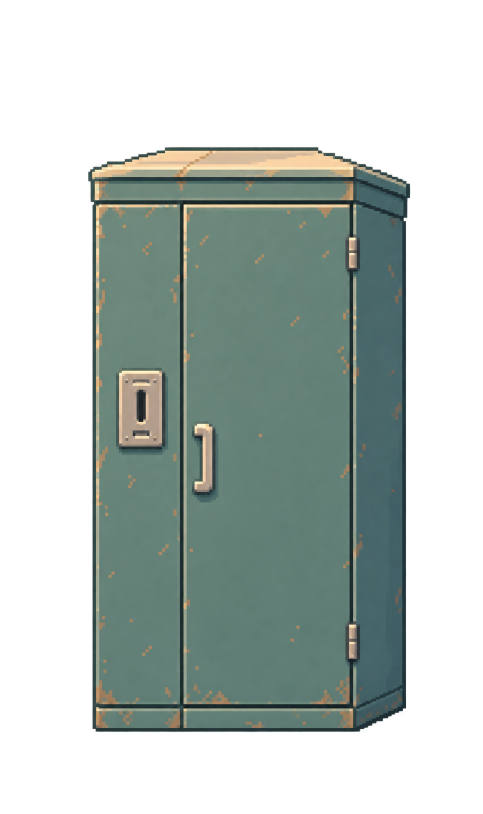
#> input picture arte/fuentes/ducha_plaza_cerrada.png, 966 x 1628 px (shown at 1/2 size)
$ python duchas_nuevas.py
#> lines starting #> are read from the running program, lines starting #| are printed output that depends on the picture; after the words box and inside, x2 and y2 are one past the last pixel; in counts of white or black regions, pixels touching at a corner belong together
"""Duchas públicas nuevas (R030), a partir de los dibujos que preparó el usuario (arte/fuentes/):
- callejón: cabina con la puerta cerrada, recortada del callejón al anochecer usando la silueta de la
  cabina de la plaza (es el mismo dibujo con otros colores), a dos tamaños (lejos y cerca).
- plaza: la misma cabina abierta y cerrada, con el mismo recorte para que coincidan al cambiar.
- ciudad: el fondo de los negocios con la puerta «Baño» de la florería.
Cada dibujo se reduce al tamaño exacto con el que se muestra (alto del mundo × 2) para que no se deforme."""
import os
import numpy as np
from PIL import Image
from scipy import ndimage as ndi

AQUI = os.path.dirname(os.path.abspath(__file__))
F = os.path.join(AQUI, '..', '..', 'arte', 'fuentes') + '/'
B = os.path.join(AQUI, '..', '..', 'public', 'assets') + '/'
E = 2


def reducir(im, alto_mundo):
    h = alto_mundo * E
    w = round(im.width * h / im.height)
    return im.resize((w, h), Image.LANCZOS)


# --- Callejón: la cabina cerrada recortada del dibujo con fondo ---
cerrada = Image.open(F + 'ducha_plaza_cerrada.png').convert('RGBA')
#> cerrada is the input picture: PIL image 966x1628 RGBA; mean R, G, B, A 46.8, 57.3, 52.8, 116.1
mask = np.zeros((1627, 967), bool)
mask[: cerrada.height, : cerrada.width] = np.asarray(cerrada)[: 1627, : 967, 3] > 128
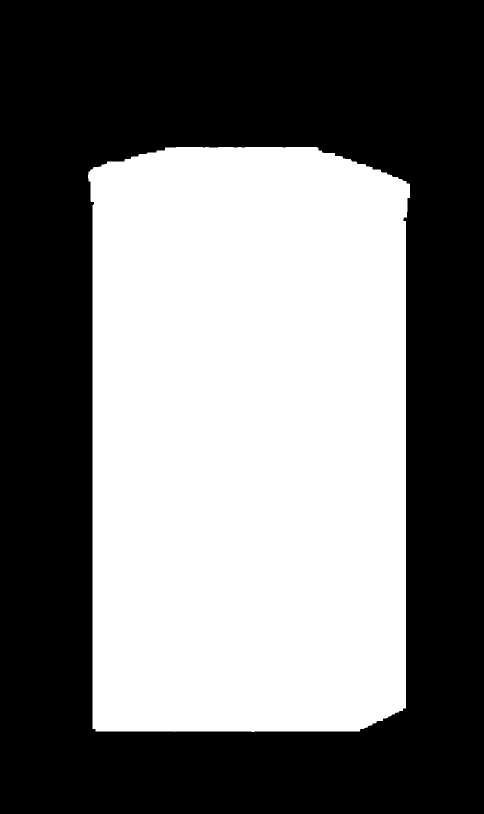
#> mask: shape (1627, 967) bool (shown at 1/2 size); 45.9% white; 1 white region, box (x1, y1, x2, y2) and area: (176, 294, 820, 1464) 721826
# La cabina del callejón está corrida 9 px a la derecha y 2 hacia arriba respecto de la de la plaza.
mask = np.roll(np.roll(mask, -2, 0), 9, 1)
#> mask: shape (1627, 967) bool; 45.9% white; 1 white region, box (x1, y1, x2, y2) and area: (185, 292, 829, 1462) 721826
mask = ndi.binary_erosion(mask, iterations=1)
#> mask: shape (1627, 967) bool; 45.7% white; 1 white region, box (x1, y1, x2, y2) and area: (186, 293, 828, 1461) 718288
rgb = np.asarray(Image.open(F + 'ducha_callejon_cerrada.png').convert('RGB'))
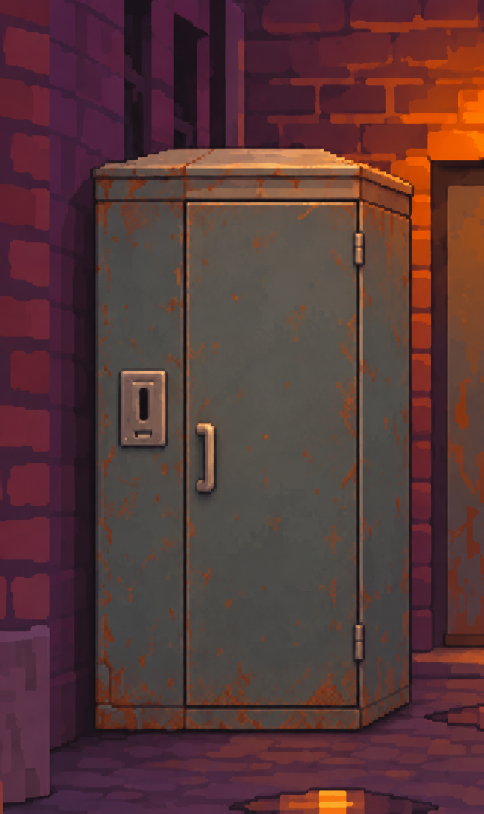
#> input picture arte/fuentes/ducha_callejon_cerrada.png, 967 x 1627 px (shown at 1/2 size)
#> rgb is the input picture: shape (1627, 967, 3); mean R, G, B 87.5, 55.2, 56.1
cab = Image.fromarray(np.dstack([rgb, (mask * 255).astype(np.uint8)]), 'RGBA')
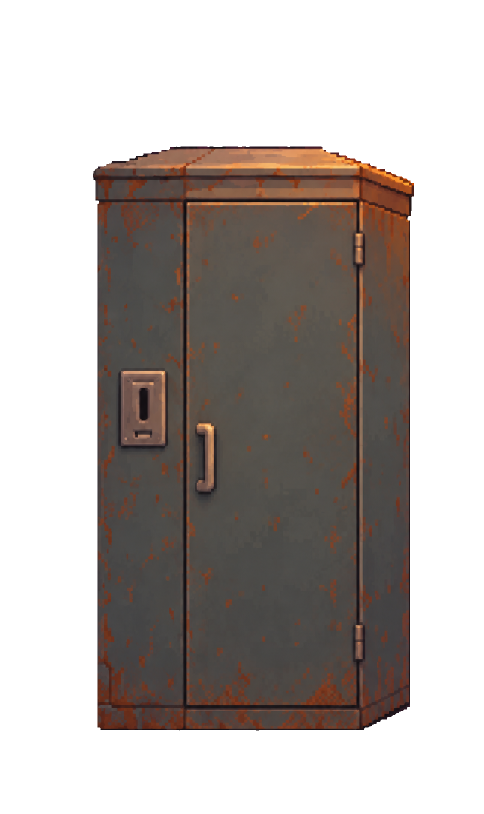
#> cab: PIL image 967x1627 RGBA (shown at 1/2 size); mean R, G, B, A 87.5, 55.2, 56.1, 116.4; transparent parts drawn white
ys, xs = np.where(mask)
CAB = (xs.min(), ys.min(), xs.max() + 1, ys.max() + 1)
#> CAB = (186, 293, 828, 1461)
cab = cab.crop(CAB)
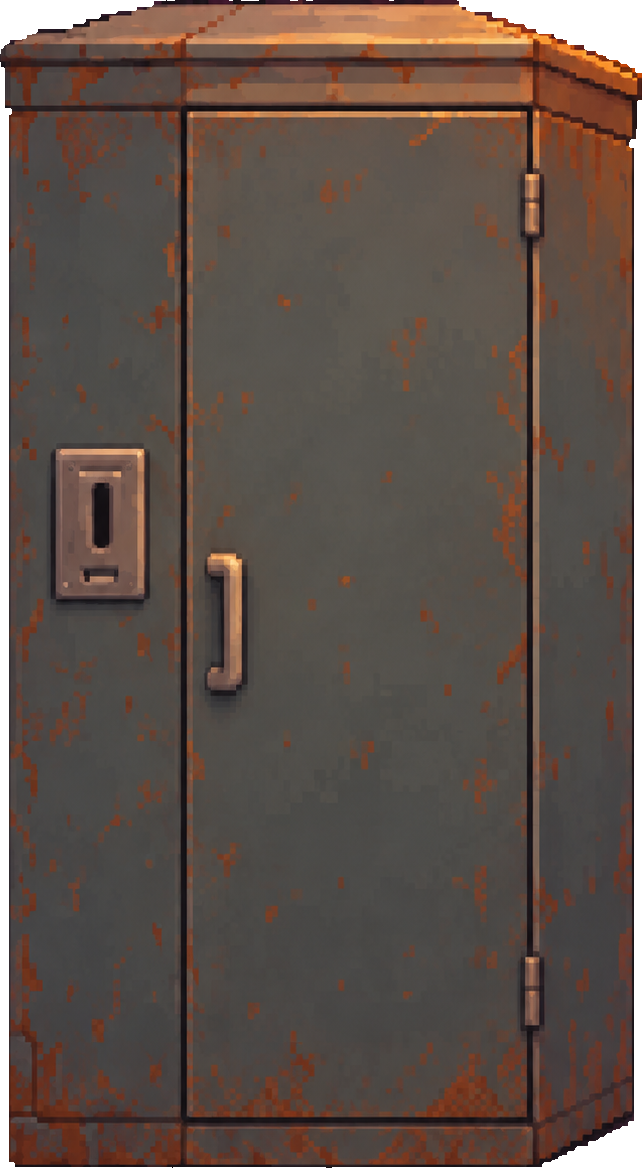
#> cab: PIL image 642x1168 RGBA; mean R, G, B, A 88.3, 72.7, 65.1, 244.3; transparent parts drawn white
print('callejón recorte', CAB, cab.size)
#| callejón recorte (186, 293, 828, 1461) (642, 1168)
reducir(cab, 88).save(B + 'objetos/ducha_callejon_0.png')

# --- Plaza: abierta y cerrada con el mismo recuadro ---
CAJA = (175, 291, 900, 1464)
for src, dst in [('ducha_plaza_cerrada.png', 'ducha_plaza.png'), ('ducha_plaza_abierta.png', 'ducha_plaza_abierta.png')]:
    im = Image.open(F + src).convert('RGBA').crop(CAJA)
    r = reducir(im, 67)
#> call 2 of reducir, with alto_mundo = 67
#> in reducir (call 2), `return im.resize((w, h), Image.LANCZOS)`:
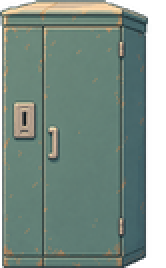
#> returned value: PIL image 83x134 RGBA (shown 2 times larger); mean R, G, B, A 85.6, 105.6, 97, 214.6; transparent parts drawn white
    r.save(B + 'objetos/' + dst)
    print(dst, r.size)
#| ducha_plaza.png (83, 134)
#> pass 2 of the loop `for src, dst in [('ducha_plaza_cerrada.png', 'ducha_plaza.png'), ('duc..`:
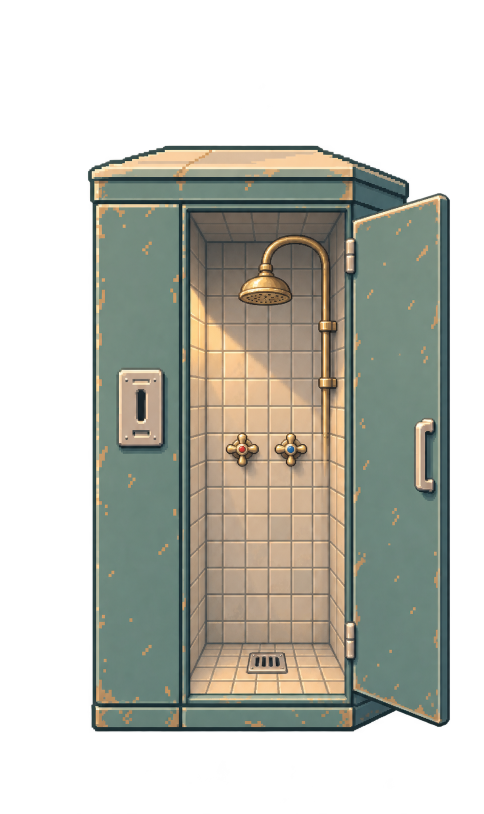
#> input picture arte/fuentes/ducha_plaza_abierta.png, 967 x 1627 px (shown at 1/2 size)
#> `im = Image.open(F + src).convert('RGBA').crop(CAJA)`:
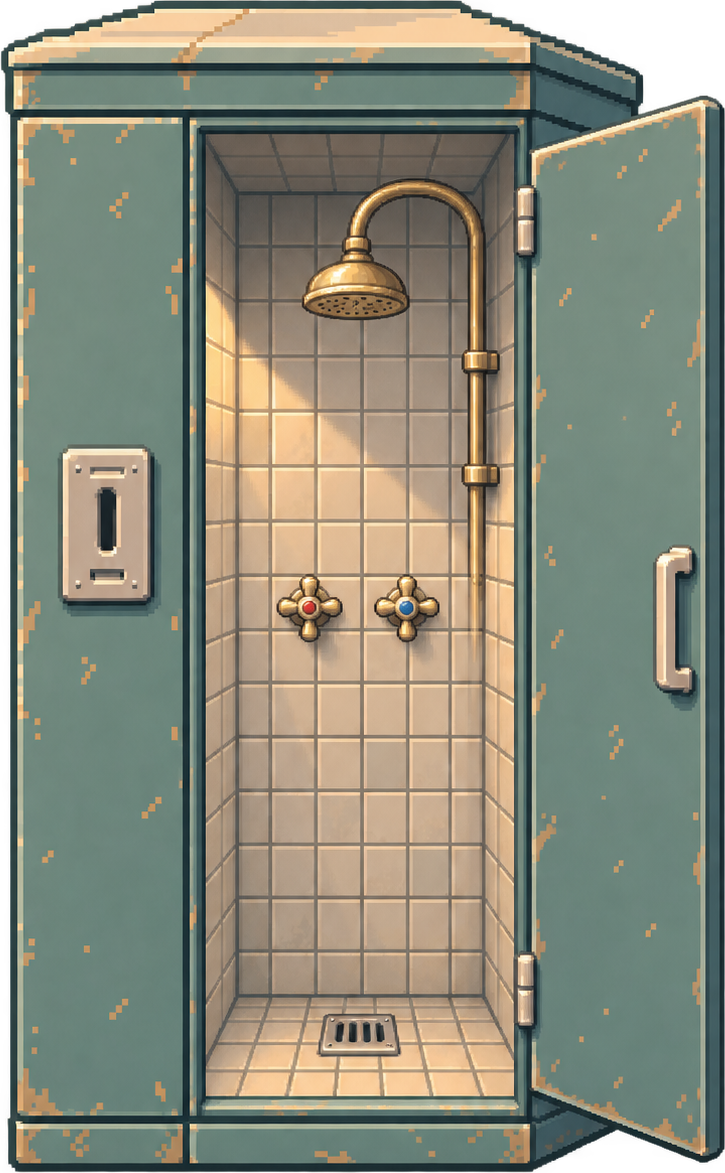
#> im: PIL image 725x1173 RGBA; mean R, G, B, A 128.4, 130.4, 114, 242.3; transparent parts drawn white
#> in reducir (call 3), `return im.resize((w, h), Image.LANCZOS)`:
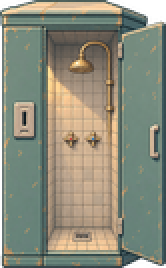
#> returned value: PIL image 83x134 RGBA (shown 2 times larger); mean R, G, B, A 127.9, 130.4, 113.8, 242.3; transparent parts drawn white
#| ducha_plaza_abierta.png (83, 134)

# --- Ciudad: fondo 16:9 recortado desde abajo, igual que el anterior ---
im = Image.open(F + 'ciudad_con_bano.png').convert('RGB')
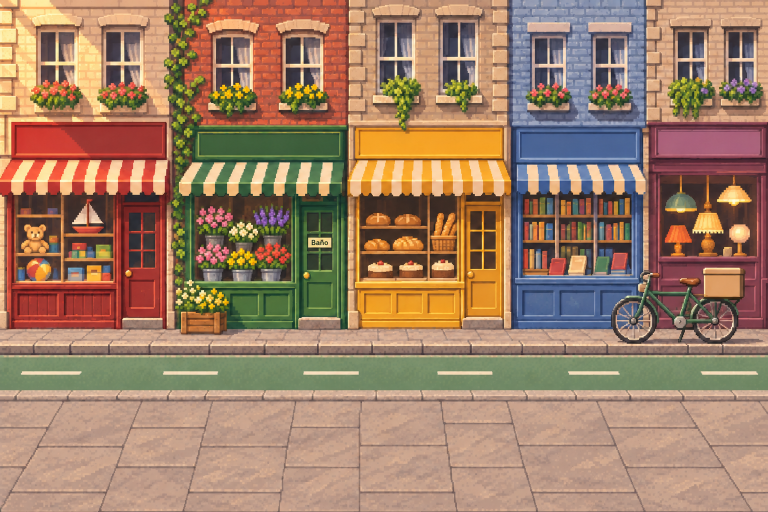
#> input picture arte/fuentes/ciudad_con_bano.png, 1536 x 1024 px (shown at 1/2 size)
#> im is the input picture: PIL image 1536x1024 RGB; mean R, G, B 158.8, 127, 102.6
W, H = im.size
#> W = 1536; H = 1024
h = round(W * 9 / 16)
#> h = 864
im.crop((0, H - h, W, H)).resize((480, 270), Image.LANCZOS).save(B + 'fondos/ciudad.png')
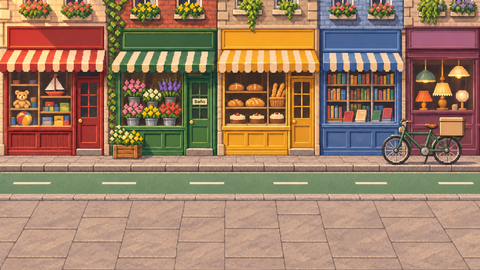
#> saved as ciudad.png: PIL image 480x270 RGB; mean R, G, B 156.8, 125.7, 100.5
print('ciudad ok')
